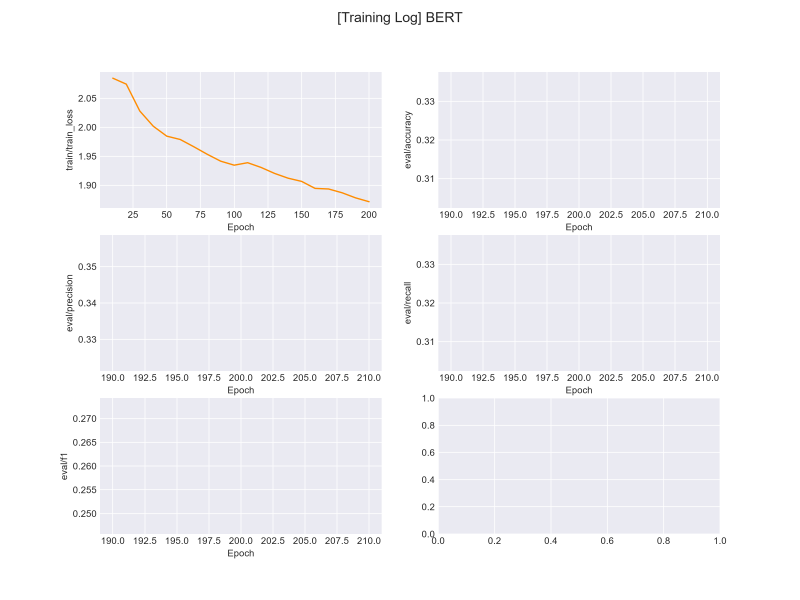
#> input picture transformers_tasks-main/text_classification/logs/comment_classify/BERT.png, 2400 x 1800 px, found by its file name (shown at 1/3 size)
$ python check_edges.py
#> lines starting #> are read from the running program, lines starting #| are printed output that depends on the picture; after the words box and inside, x2 and y2 are one past the last pixel; in counts of white or black regions, pixels touching at a corner belong together
### 实验报告/_原始数据/solve_values.py
# -*- coding: utf-8 -*-
"""从 iTrainingLogger 生成的训练曲线图中"反解"出被记录的数据值（无需 OCR）。

原理（已实测验证）：
  * 画布 seaborn-darkgrid：坐标轴底色 #EAEAF2，网格线白色 -> 先框出子图。
    **注意**：坐标轴区域的上下边界要用「BG 像素的行计数」来找，不能用连通域 bbox
    （相邻子图之间会被细碎的 BG 像素连起来，导致 bbox 变高、刻度比例算错）。
  * iTrainingLogger.record() 用 ax.plot() 画线（无 marker）。若某子图只记录过**一个**点，
    线不可见，但坐标轴范围是 matplotlib 单点 autoscale 的结果：
        lim = (v - 5.5%|v|, v + 5.5%|v|)   →  span = 0.11·v
    相邻网格线间距占轴长比例 Δf = step / span = step / (0.11·v)
        ⇒ v = step / (0.11·Δf)
    对 step 取遍"漂亮数" {1,2,2.5,5}×10^k，再用 matplotlib 的 AutoLocator 校验
    刻度个数与相对位置，即可唯一定出 v（同时把 x 轴也解出来做交叉验证：
    单点 x 应当等于最后一次评测的 global_step）。

用法: python solve_values.py <chart.png> ...
"""
import sys
import numpy as np
from PIL import Image
from matplotlib.ticker import AutoLocator

ORANGE = np.array([255, 140, 0], dtype=np.int16)
BG = np.array([234, 234, 242], dtype=np.int16)
WHITE = 250


def axes_boxes(a):
    """先粗聚类找候选，再用 BG 行/列计数定出真实坐标轴范围。"""
    bg = np.abs(a - BG).sum(axis=2) < 12
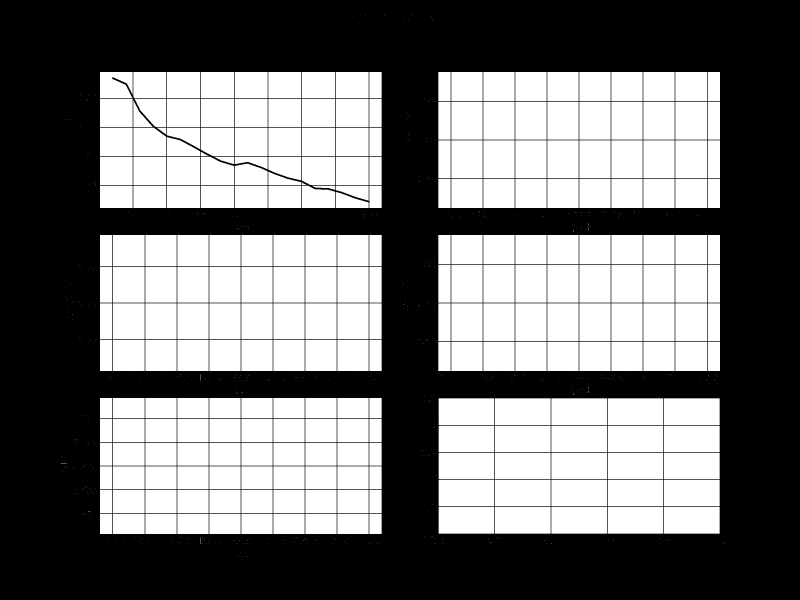
#> bg: shape (1800, 2400) bool (shown at 1/3 size); 46% white; 1025 white regions (764 under 20 px), largest, box (x1, y1, x2, y2) and area: (1316, 1195, 1483, 1275) 13360, (1485, 1195, 1652, 1275) 13360, (1654, 1195, 1821, 1275) 13360
    H, W = bg.shape
#> H = 1800; W = 2400
    cell = 10
    gh, gw = (H + cell - 1) // cell, (W + cell - 1) // cell
#> gh = 180; gw = 240
    grid = np.zeros((gh, gw), dtype=bool)
    ys, xs = np.nonzero(bg)
    grid[ys // cell, xs // cell] = True
    seen = np.zeros_like(grid)
    boxes = []
    for i in range(gh):
        for j in range(gw):
            if grid[i, j] and not seen[i, j]:
                st = [(i, j)]
                seen[i, j] = True
                cells = []
                while st:
                    ci, cj = st.pop()
                    cells.append((ci, cj))
                    for di in (-1, 0, 1):
                        for dj in (-1, 0, 1):
                            ni, nj = ci + di, cj + dj
                            if 0 <= ni < gh and 0 <= nj < gw and grid[ni, nj] and not seen[ni, nj]:
                                seen[ni, nj] = True
                                st.append((ni, nj))
                y0 = min(c[0] for c in cells) * cell
                y1 = min(H, (max(c[0] for c in cells) + 1) * cell)
                x0 = min(c[1] for c in cells) * cell
                x1 = min(W, (max(c[1] for c in cells) + 1) * cell)
                if bg[y0:y1, x0:x1].sum() < 20000:
                    continue
                # 用列计数收紧左右边界
                colc = bg[y0:y1, :].sum(axis=0)
                cols = np.nonzero(colc > 0.25 * (y1 - y0))[0]
                cols = cols[(cols >= x0 - 20) & (cols <= x1 + 20)]
                if len(cols) == 0:
                    continue
                cx0, cx1 = int(cols.min()), int(cols.max())
                rowc = bg[:, cx0:cx1 + 1].sum(axis=1)
                rows = np.nonzero(rowc > 0.35 * (cx1 - cx0))[0]
                rows = rows[(rows >= y0 - 20) & (rows <= y1 + 20)]
                if len(rows) == 0:
                    continue
                # 取包含最多像素的那一段连续行
                segs, s = [], rows[0]
                for k in range(1, len(rows)):
                    if rows[k] - rows[k - 1] > 3:
                        segs.append((s, rows[k - 1]))
                        s = rows[k]
                segs.append((s, rows[-1]))
                # 取"起点最高、终点最低"的那段：曲线贴顶时中间会出现低 BG 行，
                # 不能只取最长的一段，否则坐标轴会被截短（PET 就踩过这个坑）。
                ry0 = int(min(t[0] for t in segs))
                ry1 = int(max(t[1] for t in segs))
                boxes.append((cx0, ry0, cx1, ry1))
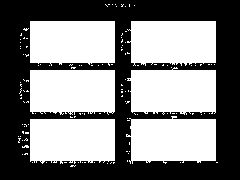
#> seen: shape (180, 240) bool; 51% white; 6 black regions (5 under 20 px), largest, box (x1, y1, x2, y2) and area: (0, 0, 240, 180) 21178
#> after the loop, boxes = [(300, 216, 1144, 623), (1315, 216, 2159, 623), (1315, 705, 2159, 1112), (300, 705, 1144, 1112), (1316, 1195, 2158, 1600), (300, 1194, 1144, 1601)]
    boxes = sorted(set(boxes), key=lambda b: ((b[1] + 60) // 400, b[0]))
#> boxes = [(300, 216, 1144, 623), (1315, 216, 2159, 623), (300, 705, 1144, 1112), (1315, 705, 2159, 1112), (300, 1194, 1144, 1601), (1316, 1195, 2158, 1600)]
    # --- 几何校正：同一张图里所有子图的高度应当一致；若某子图因曲线贴顶被截短，
    #     就把它吸附到"包含它、且高度正常"的公共行带（top/bottom 组合）上。
    if boxes:
        hmax = max(b[3] - b[1] for b in boxes)
#> hmax = 407
        bands = sorted({(b[1], b[3]) for b in boxes if b[3] - b[1] >= 0.9 * hmax})
#> bands = [(216, 623), (705, 1112), (1194, 1601), (1195, 1600)]
        fixed = []
        for (bx0, by0, bx1, by1) in boxes:
            if by1 - by0 >= 0.9 * hmax:
                fixed.append((bx0, by0, bx1, by1)); continue
            cand = [bd for bd in bands if bd[0] <= by0 and bd[1] >= by1 + 40]
            if cand:
                bd = min(cand, key=lambda t: t[1] - t[0])
                fixed.append((bx0, bd[0], bx1, bd[1]))
            else:
                fixed.append((bx0, by0, bx1, by1))
#> this loop made 6 passes
#> after the loop, fixed has the same summary as boxes
        boxes = sorted(set(fixed), key=lambda b: ((b[1] + 60) // 400, b[0]))
    return bg, boxes


def gridlines(gray, rgb, box):
    x0, y0, x1, y1 = box
    sub = gray[y0:y1 + 1, x0:x1 + 1]
    h, w = sub.shape
    rows = sub[int(h * 0.05):int(h * 0.95), :] > WHITE
    cols = sub[:, int(w * 0.05):int(w * 0.95)] > WHITE
    rfrac = rows.mean(axis=1)
    cfrac = cols.mean(axis=0)

    def peaks(frac, thresh=0.55):
        idx = np.nonzero(frac > thresh)[0]
        out = []
        if len(idx):
            s = p = idx[0]
            for k in idx[1:]:
                if k - p > 2:
                    out.append((s + p) / 2.0)
                    s = k
                p = k
            out.append((s + p) / 2.0)
        return out

    orow, ocol = int(h * 0.05), int(w * 0.05)
    hf = [(orow + p) / (h - 1) for p in peaks(rfrac)]     # 0=顶
    vf = [(ocol + p) / (w - 1) for p in peaks(cfrac)]     # 0=左
    na = np.abs(rgb[y0:y1 + 1, x0:x1 + 1] - ORANGE).sum(axis=2) < 150
    return vf, hf, na


# [59 lines left out: functions solve, main, not called in this run]


# [3 lines that do not run on import are left out]

### 实验报告/_原始数据/check_edges.py
import numpy as np
from PIL import Image
import sys
sys.path.insert(0, r"D:\PHD\博一\入学任务\实验报告\_原始数据")
from solve_values import axes_boxes, gridlines
BASE = r"D:\PHD\博一\入学任务\transformers_tasks-main"
CHARTS = [
 ("文本分类 BERT", r"text_classification\logs\comment_classify\BERT.png"),
 ("文本匹配 PointWise", r"text_matching\supervised\logs\comment_classify\ERNIE-PointWise.png"),
 ("文本匹配 DSSM", r"text_matching\supervised\logs\comment_classify\ERNIE-DSSM.png"),
 ("文本匹配 SentenceBERT", r"text_matching\supervised\logs\comment_classify\Sentence-Ernie.png"),
 ("SimCSE", r"text_matching\unsupervised\simcse\logs\LCQMC\ERNIE-ESimCSE.png"),
 ("PET", r"prompt_tasks\PET\logs\comment_classify\BERT-PET.png"),
 ("p-tuning", r"prompt_tasks\p-tuning\logs\comment_classify\BERT.png"),
 ("RLHF", r"RLHF\logs\reward_model\sentiment_analysis\ERNIE Reward Model.png"),
 ("T5", r"answer_generation\logs\DuReaderQG\T5-Base-Chinese.png"),
]
for title, rel in CHARTS:
    im = Image.open(BASE + "\\" + rel).convert('RGB')
    a = np.asarray(im).astype(np.int16)
    _, boxes = axes_boxes(a)
    for idx, box in enumerate(boxes):
        if idx == 0: continue
        x0,y0,x1,y1 = box
        _,_,na = gridlines(np.asarray(im.convert('L')), a, box)
        ys,xs = np.nonzero(na)
        if len(ys) < 200: continue
        flags = []
        if ys.min() <= 2: flags.append('TOP-CLIP')
        if ys.max() >= (y1-y0) - 2: flags.append('BOTTOM-CLIP')
        if xs.min() <= 2: flags.append('LEFT')
        if xs.max() >= (x1-x0) - 2: flags.append('RIGHT')
        print('%-22s #%d  curve px=%5d  topoff=%3d botoff=%3d  %s' % (
            title, idx, len(ys), ys.min(), (y1-y0)-ys.max(), ','.join(flags) or 'ok'))
#> this loop made 6 passes
#> pass 2, in gridlines, `sub = gray[y0:y1 + 1, x0:x1 + 1]`:
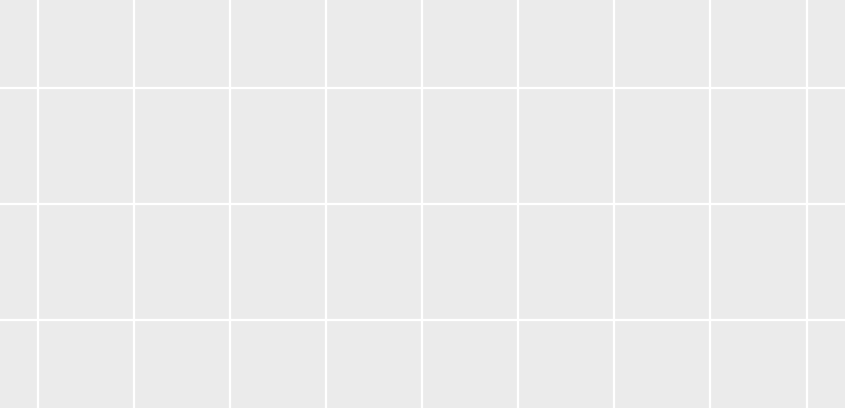
#> sub: shape (408, 845); min 235, max 255, mean 235.8
#> pass 2, in gridlines, `rows = sub[int(h * 0.05):int(h * 0.95), :] > WHITE`:
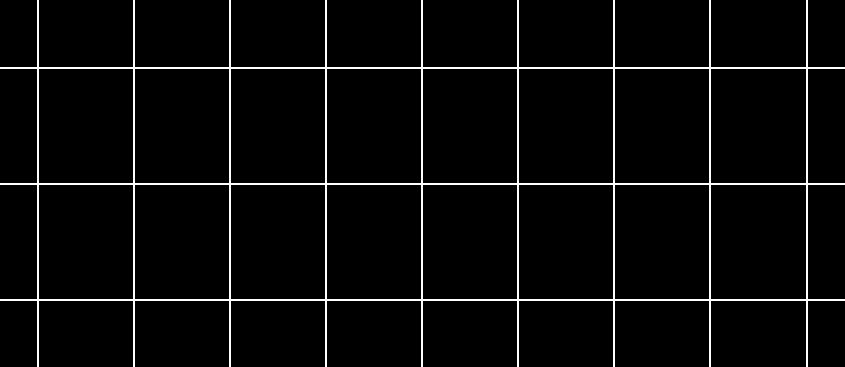
#> rows: shape (367, 845) bool; 3.7% white in thin lines or dots
#> pass 2, in gridlines, `cols = sub[:, int(w * 0.05):int(w * 0.95)] > WHITE`:
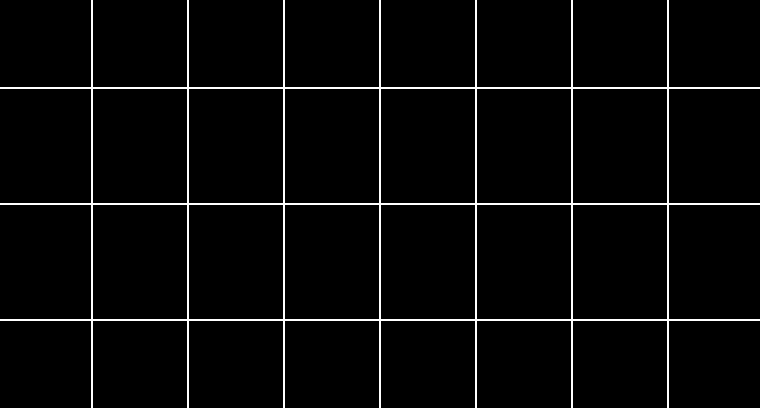
#> cols: shape (408, 760) bool; 3.3% white in thin lines or dots
#> after the loop: na: shape (406, 843) bool; every value is 0
#> pass 2 of the loop `for title, rel in CHARTS:`:
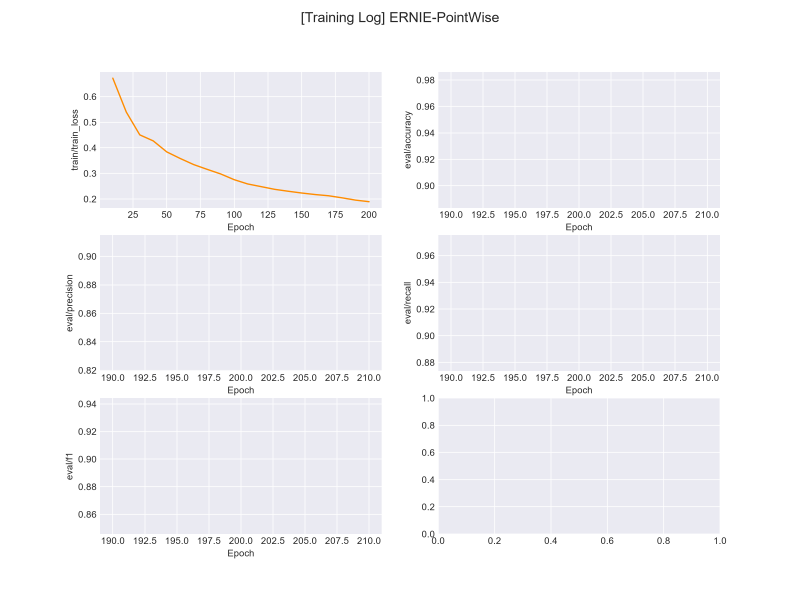
#> input picture transformers_tasks-main/text_matching/supervised/logs/comment_classify/ERNIE-PointWise.png, 2400 x 1800 px, found by its file name (shown at 1/3 size)
#> after the loop in axes_boxes (call 2), `for i in range(gh):`:
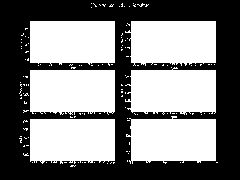
#> seen: shape (180, 240) bool; 51.1% white; 5 black regions (4 under 20 px), largest, box (x1, y1, x2, y2) and area: (0, 0, 240, 180) 21114
#> after the loop in axes_boxes (call 2), `for i in range(gh):`: boxes = [(300, 216, 1144, 623), (1315, 216, 2159, 623), (1315, 705, 2159, 1112), (300, 705, 1144, 1112), (1316, 1195, 2158, 1600), (300, 1194, 1144, 1601)]
#> in axes_boxes (call 2), `boxes = sorted(set(boxes), key=lambda b: ((b[1] + 60) // 400, b[0]))`: boxes = [(300, 216, 1144, 623), (1315, 216, 2159, 623), (300, 705, 1144, 1112), (1315, 705, 2159, 1112), (300, 1194, 1144, 1601), (1316, 1195, 2158, 1600)]
#> the loop in axes_boxes (call 2), `for (bx0, by0, bx1, by1) in boxes:` made 6 passes
#> the loop `for idx, box in enumerate(boxes):` made 6 passes
#> (h in gridlines, w in gridlines) on passes 2 to 6: (408, 845), (408, 845), (408, 845), (408, 845), (406, 843)
#> pass 2, in gridlines (call 6), `cols = sub[:, int(w * 0.05):int(w * 0.95)] > WHITE`:
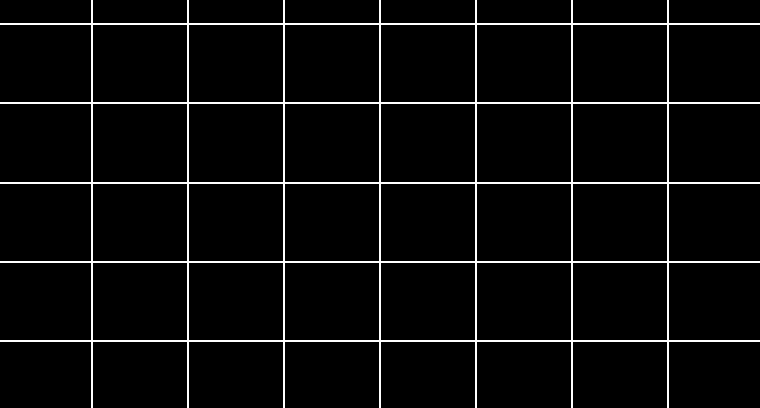
#> cols: shape (408, 760) bool; 4.2% white in thin lines or dots
#> pass 3 of the loop `for title, rel in CHARTS:`:
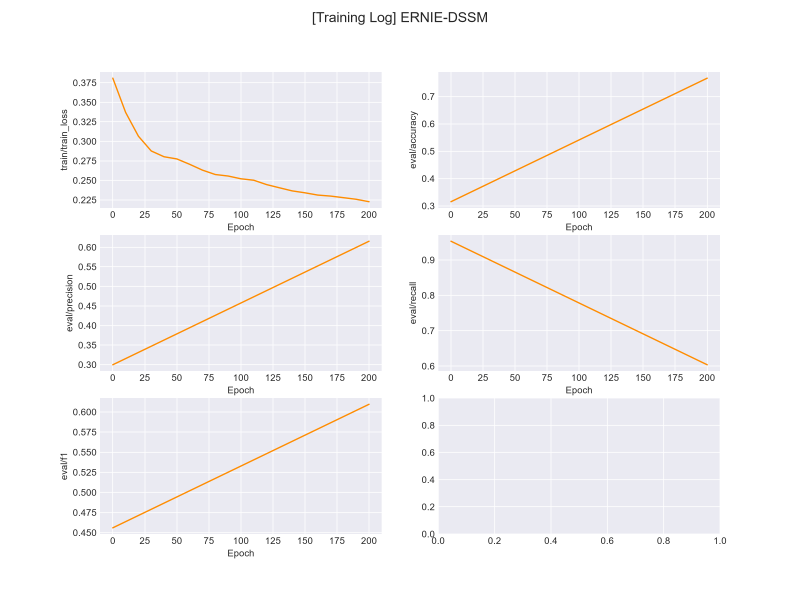
#> input picture transformers_tasks-main/text_matching/supervised/logs/comment_classify/ERNIE-DSSM.png, 2400 x 1800 px, found by its file name (shown at 1/3 size)
#> after the loop in axes_boxes (call 3), `for i in range(gh):`:
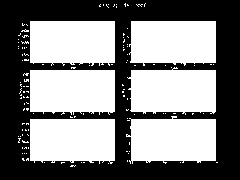
#> seen: shape (180, 240) bool; 51% white; 3 black regions (2 under 20 px), largest, box (x1, y1, x2, y2) and area: (0, 0, 240, 180) 21167
#> after the loop in axes_boxes (call 3), `for i in range(gh):`: boxes = [(300, 216, 1144, 623), (1315, 216, 2159, 623), (1315, 705, 2159, 1112), (300, 705, 1144, 1112), (1316, 1195, 2158, 1600), (300, 1194, 1144, 1601)]
#> in axes_boxes (call 3), `boxes = sorted(set(boxes), key=lambda b: ((b[1] + 60) // 400, b[0]))`: boxes = [(300, 216, 1144, 623), (1315, 216, 2159, 623), (300, 705, 1144, 1112), (1315, 705, 2159, 1112), (300, 1194, 1144, 1601), (1316, 1195, 2158, 1600)]
#> the loop in axes_boxes (call 3), `for (bx0, by0, bx1, by1) in boxes:` made 6 passes
#> the loop `for idx, box in enumerate(boxes):` made 6 passes
#> (h in gridlines, w in gridlines) on passes 2 to 5: (408, 845), (408, 845), (408, 845), (408, 845)
#> (printed output is left out)
#> pass 2, in gridlines (call 11), `na = np.abs(rgb[y0:y1 + 1, x0:x1 + 1] - ORANGE).sum(axis=2) < 150`:
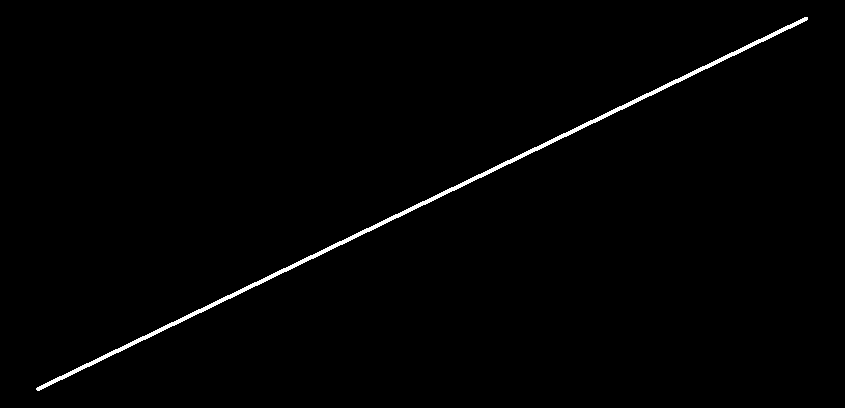
#> na: shape (408, 845) bool; 1% white; 1 white region, box (x1, y1, x2, y2) and area: (36, 17, 808, 391) 3451
#> (the run stopped early here; a loop or call above may not have finished)
